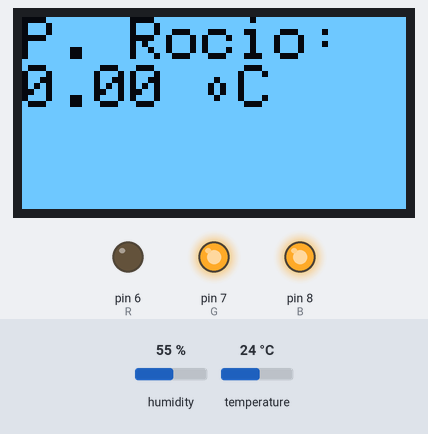
Simulated run of this sketch. Board: Arduino Uno, built for the host (arithmetic inside an expression is 32-bit, double 64-bit). Parts: 128×64 one-colour display, output pins drawn as LEDs (lit = HIGH). Inputs (shaded band) come from the test bench; at power-on: temperature 24 °C, humidity 55 %. The display library's start-up logo is not drawn; what the sketch prints to the serial monitor is not drawn.

Above: at 10.2 s.
10.3 s: temperature set to 12 °C
At 14.3 s:
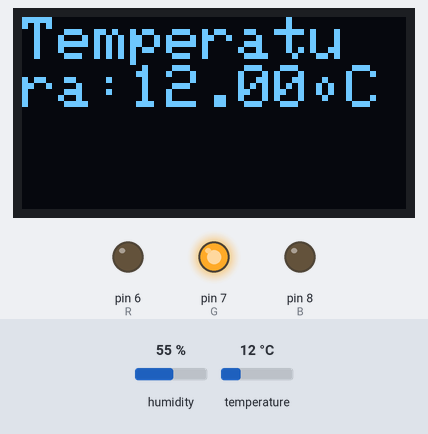
18.2 s: temperature set to 21 °C
At 26.9 s:
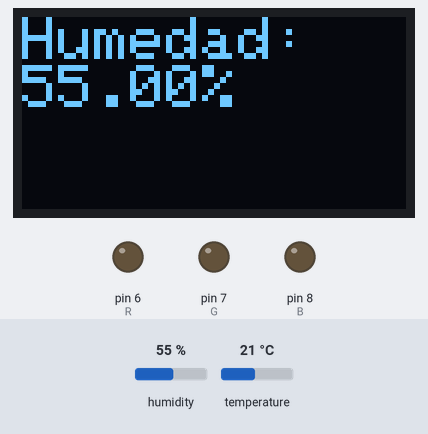
31.8 s: humidity set to 22 %
At 37.8 s:
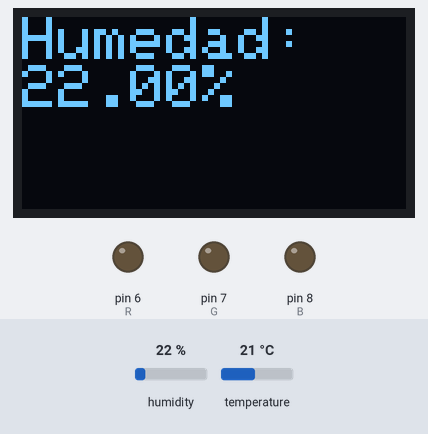
39.7 s: temperature set to 19 °C
At 45.8 s:
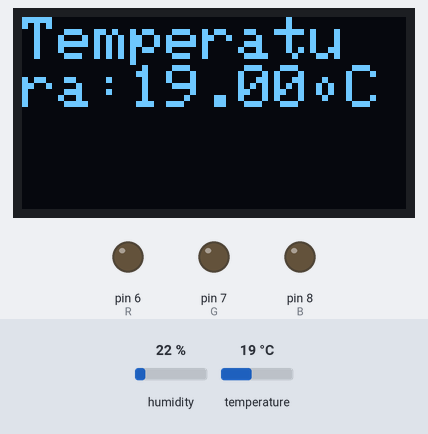
Timing chart, 0 to 47.3 s (numbered marks = the images above; inputs shaded):
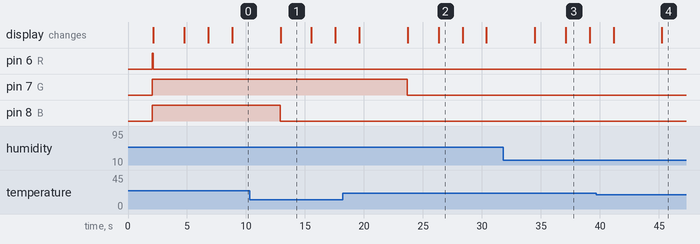

The sketch:

med_tem_hum_display.ino
```cpp
#include <Wire.h>

#include <Adafruit_GFX.h>

#include <Adafruit_SSD1306.h>

#include "Arduino.h"

#define DEBUG(a) Serial.println(a);

#include <DHT12.h>

#define R 6
#define G 7
#define B 8


//Displa OLED 0.96" 128x64, Direccion I2C 0x3C
#define OLED_RESET 0
Adafruit_SSD1306 display(OLED_RESET);

// Set dht12 i2c comunication on default Wire pin
DHT12 dht12;

void setup(){
  Serial.begin(9600);

  // Start sensor handshake
  dht12.begin();

  //Star display
  display.begin(SSD1306_SWITCHCAPVCC, 0x3C);
  display.display();
  delay(2000);
  // Clear the buffer.
  display.clearDisplay();

  //poniendo en marcla los led
  pinMode(R, OUTPUT);
  pinMode(G, OUTPUT);
  pinMode(B, OUTPUT);

  digitalWrite(R,HIGH);
  digitalWrite(G,HIGH);
  digitalWrite(B,HIGH);

}

void loop(){
    float t12 = dht12.readTemperature();
    // Sensor readings may also be up to 2 seconds 'old' (its a very slow sensor)
    float h12 = dht12.readHumidity();
    bool dht12Read = true;
    // Check if any reads failed and exit early (to try again).
    if (isnan(h12) || isnan(t12)) {
      Serial.println("Falla al leer el sensor DHT12!");
      dht12Read = false;
      // muestra una línea de texto
      display.setTextSize (2);
      display.setTextColor (WHITE);
      display.setCursor (1,1);
      display.print ("Falla al  leer el   sensor DHT12!");
      display.display();
      delay(2000);
      display.clearDisplay();

      }


    if (dht12Read){
      // Compute heat index in Celsius (isFahreheit = false)
      float hic12 = dht12.computeHeatIndex(t12, h12, false);
      // Compute dew point in Celsius (isFahreheit = false)
      float dpc12 = dht12.dewPoint(t12, h12, false);

    //comentado porque desborda la memoria si corre junto al serial
      Serial.print("Humedad: ");
      Serial.print(h12);
      Serial.println(" %\t");
      Serial.print("Temperatura: ");
      Serial.print(t12);
      Serial.println(" *C");
      Serial.print("Sensación Térmica: ");
      Serial.print(hic12);
      Serial.println(" *C");
      Serial.print("Punto de Rocío: ");
      Serial.print(dpc12);
      Serial.println(" *C");
      Serial.println("###------------###");

      //Salida al LED SI SUPERA
      if (t12>=22.00 ) {
        digitalWrite(R,LOW);
        display.invertDisplay(true);
      }
        else
        {display.invertDisplay (false);
        }
      //Salida al LED SI es normal
      if (t12==21.00) {
        digitalWrite(G,LOW);
      }

      //Salida al LED SI BAJA
      if (t12<=20.00) {
        digitalWrite(B,LOW);
        display.invertDisplay(false);
      }

      //Salida al display
      display.setTextSize(2);
      display.setTextColor(WHITE);
      display.setCursor(0,0);
      display.println("Temperatu");
      display.print("ra:");
      display.print(t12);
      display.println("\tC");
      display.display();
      display.clearDisplay();
      delay(2600);

      display.setTextSize(2);
      display.setTextColor(WHITE);
      display.setCursor(0,0);
      display.println("Humedad:");
      display.print(h12);
      display.println("%");
      display.display();
      display.clearDisplay();
      delay(2000);

      display.setTextSize(2);
      display.setTextColor(WHITE);
      display.setCursor(0,0);
      display.println("S. Ter:");
      display.print(hic12);
      display.println (" \tC");
      display.display();
      display.clearDisplay();
      delay(2000);

      display.setTextSize(2);
      display.setTextColor(WHITE);
      display.setCursor(0,0);
      display.println("P. Rocio:");
      display.print(dpc12);
      display.println(" \tC");
      display.display();
      display.clearDisplay();
      delay(2000);

    }
    delay(2000);


}
```

Measured:
- after the input at 10.3 s, pin 8 (B): HIGH → LOW after 2.6 s
- after the input at 18.2 s, pin 7 (G): HIGH → LOW after 5.5 s
- what the display in image 1 shows lasts 2.7 s, from 12.9 s to 15.6 s
- what the display in image 2 shows lasts 2.1 s, from 26.3 s to 28.4 s
